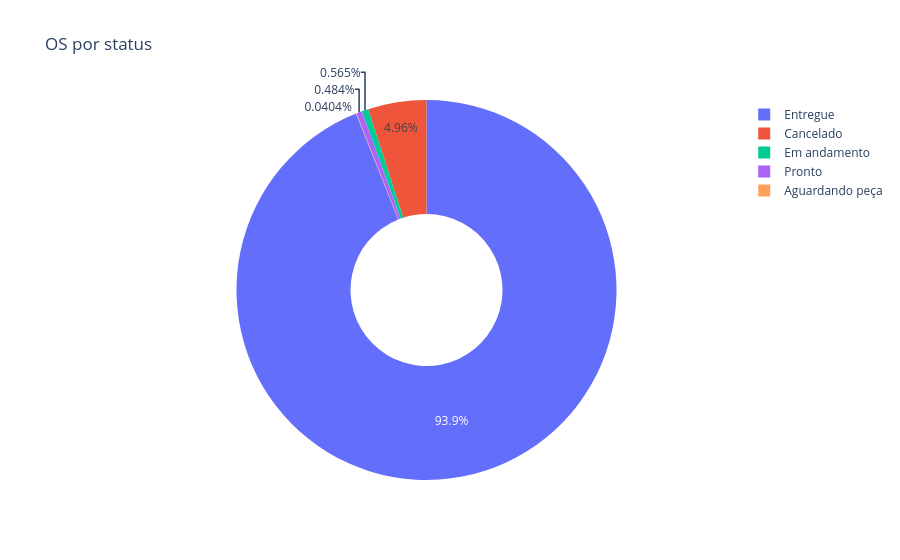

Notebook code for this chart:
### Code cell
fig = px.pie(df, names="status", title="OS por status", hole=0.4)
fig.show()

### Figure 1 — Plotly figure (JSON) as saved in the notebook; plotly's stock layout.template omitted (floating-point values rounded to 4 significant figures; data arrays with more than 128 entries replaced by an {"elided": "..."} marker saying what was removed)
{"data": [{"domain": {"x": [0.0, 1.0], "y": [0.0, 1.0]}, "hole": 0.4, "hovertemplate": "status=%{label}<extra></extra>", "labels": {"elided": "2478 str values"}, "legendgroup": "", "name": "", "showlegend": true, "type": "pie"}], "layout": {"legend": {"tracegroupgap": 0}, "title": {"text": "OS por status"}}}
